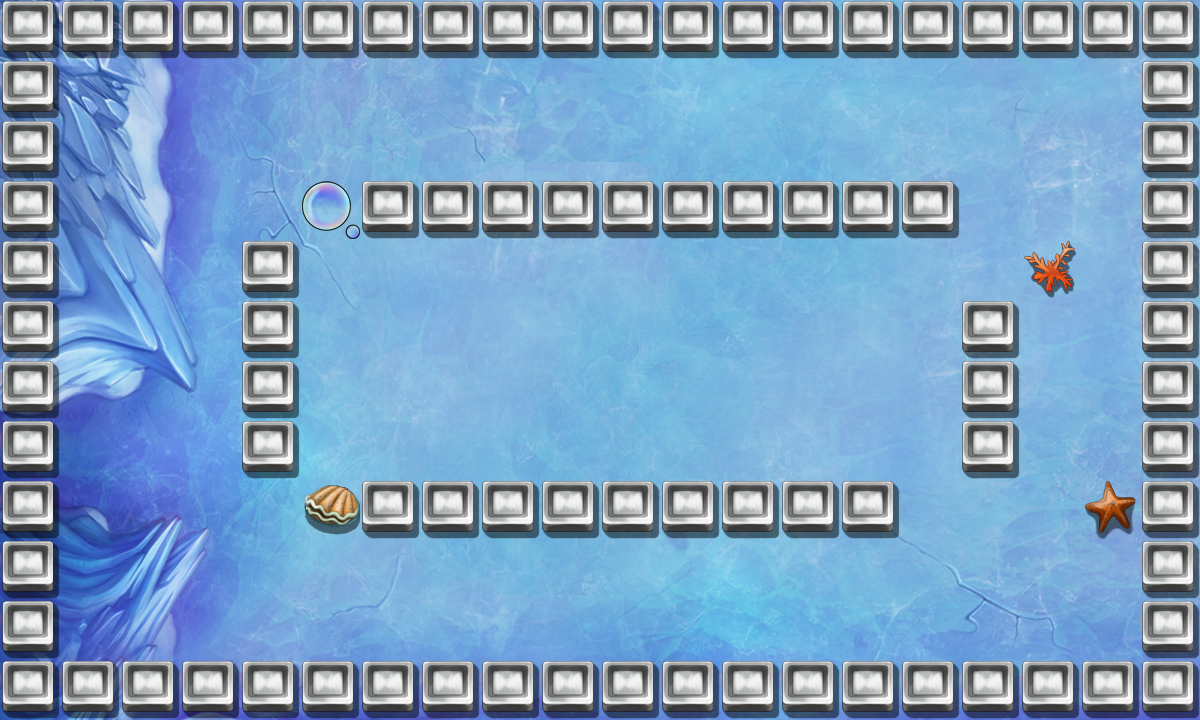

A 2D game scene composited from a Tiled map and its tileset images. What follows is a short description and the map's XML, with each tile layer's data collapsed to a summary:
An orthogonal 20x12 tile map with 60x60 px tiles, 4 tile layers (ground, breakable0, breakable1, collidable), 3 tilesets and 15 objects (pickup0, pickup1, enemy0, enemy1, enemy2, ...).

<map version="1.0" tiledversion="1.1.5" orientation="orthogonal" renderorder="right-down" width="20" height="12" tilewidth="60" tileheight="60" infinite="0" nextobjectid="26">
 <tileset firstgid="1" name="bg4" tilewidth="60" tileheight="60" tilecount="252" columns="21">
  <image source="bg4.png" width="1280" height="720" />
 </tileset>
 <tileset firstgid="253" name="0" tilewidth="60" tileheight="60" tilecount="40" columns="8">
  <image source="0.png" width="480" height="300" />
 </tileset>
 <tileset firstgid="293" name="collidable" tilewidth="60" tileheight="60" tilecount="1" columns="1">
  <image source="collidable.png" width="60" height="60" />
  <tile id="0">
   <properties>
    <property name="collidable" value="true" />
   </properties>
  </tile>
 </tileset>
 <layer name="ground" width="20" height="12">
  <data>[240 cells, 240 non-empty, 240 distinct tile ids]</data>
 </layer>
 <layer name="breakable0" width="20" height="12">
  <data>[240 cells, 4 non-empty, 4 distinct tile ids]</data>
 </layer>
 <layer name="breakable1" width="20" height="12">
  <data>[240 cells, 86 non-empty, 2 distinct tile ids]</data>
 </layer>
 <layer name="collidable" width="20" height="12" opacity="0">
  <data>[240 cells, 90 non-empty, 1 distinct tile ids]</data>
 </layer>
 <objectgroup name="objects">
  <object id="1" name="pickup0" x="416" y="342" width="44" height="43">
   <properties>
    <property name="ToolType" type="int" value="1" />
   </properties>
  </object>
  <object id="2" name="pickup1" x="886" y="349" width="39" height="37">
   <properties>
    <property name="ToolType" type="int" value="2" />
   </properties>
  </object>
  <object id="3" name="enemy0" x="529" y="346" width="37" height="36" />
  <object id="4" name="enemy1" x="713" y="343" width="42" height="42" />
  <object id="5" name="enemy2" x="124" y="326" width="33" height="33" />
  <object id="6" name="enemy3" x="800.333" y="426" width="40" height="33" />
  <object id="7" name="enemy4" x="150" y="149" width="50" height="48" />
  <object id="8" name="enemy5" x="105.667" y="430.667" width="46" height="44" />
  <object id="9" name="enemy6" x="1058.67" y="370.667" width="32" height="32" />
  <object id="10" name="enemy7" x="998" y="537" width="37" height="39" />
  <object id="11" name="playerA" x="540" y="557" width="60" height="60" />
  <object id="13" name="playerB" x="539" y="60" width="60" height="59" />
  <object id="20" x="513.333" y="-129.333" width="2.66667" />
  <object id="24" name="portal_1" x="169.333" y="568" />
  <object id="25" name="portal_2" x="1048" y="141.333" />
 </objectgroup>
</map>
